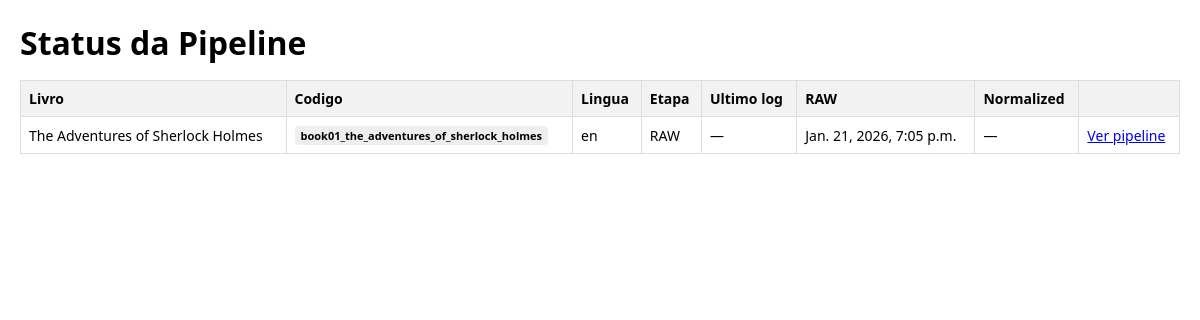
The page /pipeline/jobs/ on the database its author committed.
### editorial/models.py (models this page shows, shortened)
class EditionPipeline(models.Model):
    edition = models.OneToOneField(
        Edition,
        on_delete=models.CASCADE,
        related_name="pipeline",
    )
    core_last_txt_path = models.CharField(max_length=500, blank=True, null=True)
    md_language = models.CharField(max_length=10, blank=True, null=True)
    frontmatter_language = models.CharField(max_length=10, blank=True, null=True)
    frontmatter_locked = models.BooleanField(default=False)
    current_stage = models.CharField(
        max_length=20,
        choices=PipelineStage.choices,
        default=PipelineStage.RAW,
    )
    translation_language = models.CharField(max_length=10, blank=True)
    raw_at = models.DateTimeField(null=True, blank=True)
    normalized_at = models.DateTimeField(null=True, blank=True)
    split_at = models.DateTimeField(null=True, blank=True)
    chunked_at = models.DateTimeField(null=True, blank=True)
    translated_at = models.DateTimeField(null=True, blank=True)
    refined_at = models.DateTimeField(null=True, blank=True)
    merged_at = models.DateTimeField(null=True, blank=True)
    polished_at = models.DateTimeField(null=True, blank=True)
    miolo_md_at = models.DateTimeField(null=True, blank=True)
    final_md_at = models.DateTimeField(null=True, blank=True)
    last_log = models.TextField(blank=True)
    class Meta:
        db_table = "edition_pipeline"

class Edition(models.Model):
    LANGUAGE_CHOICES = [
        ("en", "English"),
        ("pt-br", "Português (Brasil)"),
        ("es", "Español"),
        ("de", "Deutsch"),
    ]
    IMPRINT_CHOICES = [
        ("RinoBooks", "RinoBooks"),
    ]
    SEAL_CHOICES = [
        ("MantaQuest", "MantaQuest"),
    ]
    COUNTRY_CHOICES = [
        ("Brasil", "Brasil"),
        ("Brazil", "Brazil"),
        ("Brazile", "Brazile"),
    ]
    work = models.ForeignKey(
        Work,
        on_delete=models.CASCADE,
        related_name="editions",
    )
    language = models.ForeignKey(
        Language,
        on_delete=models.PROTECT,
        related_name="editions",
    )
    seal = models.ForeignKey(
        Seal,
        on_delete=models.PROTECT,
        related_name="editions",
    )
    main_contributor = models.ForeignKey(
        Contributor,
        on_delete=models.SET_NULL,
        null=True,
        blank=True,
        related_name="editions_main",
    )
    publisher = models.CharField(max_length=255, blank=True)
    edition_year = models.IntegerField(null=True, blank=True)
    raw_source_path = models.CharField(max_length=500, blank=True)
    title = models.CharField(max_length=255, blank=True)
    subtitle = models.CharField(max_length=255, blank=True)
    author = models.CharField(max_length=255, blank=True)
    adapter = models.CharField(max_length=255, blank=True)
    translator = models.CharField(max_length=255, blank=True)
    editor = models.CharField(max_length=255, blank=True)
    about_edition_text = models.TextField(blank=True)
    publication_year = models.IntegerField(default=2026)
    city = models.CharField(max_length=100, default="Rio de Janeiro")
    country = models.CharField(
        max_length=100,
        choices=COUNTRY_CHOICES,
        default="Brasil",
    )
    imprint_name = models.CharField(
        max_length=100,
        choices=IMPRINT_CHOICES,
        default="RinoBooks",
    )
    seal_name = models.CharField(
        max_length=100,
        choices=SEAL_CHOICES,
        default="MantaQuest",
    )
    frontispiece_template = models.TextField(
        default=(
            "{title}\n"
            "by {author}\n"
            "\n"
            "Modern {language} Edition\n"
            "adapted by {adapter}\n"
            "\n"
            "{imprint}\n"
            "{city}, {country} · {year}"
        )
    )
    copyright_template = models.TextField(
        default=(
            "Title\n"
            "{title}\n"
            "Subtitle\n"
            "{subtitle}\n"
            "Author\n"
            "{author}\n"
            "Adapter\n"
            "{adapter}\n"
            "Publication year\n"
            "{year}\n"
            "\n"
            "Copyright © {year} {author}.\n"
            "Public Domain in the United States and other territories.\n"
            "\n"
            "This modern version of *{title}* was produced under the {imprint} imprint.\n"
            "{imprint} is a registered trademark of RinoBooks.\n"
            "\n"
            "Publisher: {publisher}\n"
            "All rights reserved © RinoBooks.\n"
            "{city}, {country} — {year}\n"
        )
    )
    about_edition_template = models.TextField(blank=True)
    about_contributor_template = models.TextField(blank=True)
    cover_filepath = models.CharField(
        max_length=500,
        blank=True,
        default="",
        help_text="Path inside the project (e.g., data/covers/book_0001/en/cover.jpg).",
    )
    language_code = models.CharField(
        max_length=10,
        choices=LANGUAGE_CHOICES,
        default="en",
    )
    lock_translate = models.BooleanField(default=False)
    lock_refine = models.BooleanField(default=False)
    lock_polish = models.BooleanField(default=False)
    miolo_source_stage = models.CharField(
        max_length=20,
        blank=True,
        default="",
        choices=[
            ("", "AUTO"),
            ("translate", "translate"),
            ("refine", "refine"),
            ("polish", "polish"),
        ],
    )
    created_at = models.DateTimeField(auto_now_add=True)
    updated_at = models.DateTimeField(auto_now=True)
    class Meta:
        db_table = "edition"
        unique_together = [("work", "language", "seal")]

class Work(models.Model):
    code = models.SlugField(unique=True)
    title = models.CharField(max_length=255)
    original_language = models.ForeignKey(
        Language,
        on_delete=models.PROTECT,
        related_name="works_original",
    )
    author = models.ForeignKey(
        Contributor,
        on_delete=models.PROTECT,
        related_name="works_as_author",
    )
    publisher = models.CharField(max_length=255, blank=True)
    year = models.IntegerField(null=True, blank=True)
    is_public_domain = models.BooleanField(default=True)
    class Meta:
        db_table = "work"

class Language(models.Model):
    code = models.CharField(max_length=10, unique=True)
    name = models.CharField(max_length=100)
    native_name = models.CharField(max_length=100)
    is_active = models.BooleanField(default=True)
    class Meta:
        db_table = "language"

### pipeline/views.py (the view)
# urls.py: path("jobs/", views.pipeline_jobs, name="pipeline_jobs"),
def pipeline_jobs(request):
    pipelines = EditionPipeline.objects.select_related("edition__work", "edition__language").order_by("-id")
    return render(request, "pipeline/jobs.html", {"pipelines": pipelines})

### pipeline/templates/pipeline/jobs.html (shortened to what this page needs)
<!DOCTYPE html>
<html lang="pt-br">
<head>
</head>
<body>
  <h1>Status da Pipeline</h1>
  <table>
    <thead>
      <tr>
        <th>Livro</th>
        <th>Codigo</th>
        <th>Lingua</th>
        <th>Etapa</th>
        <th>Ultimo log</th>
        <th>RAW</th>
        <th>Normalized</th>
        <th></th>
      </tr>
    </thead>
    <tbody>
      {% for pipeline in pipelines %}
      <tr>
        <td>{{ pipeline.edition.work.title }}</td>
        <td><span class="badge">{{ pipeline.edition.work.code }}</span></td>
        <td>{{ pipeline.edition.language.code }}</td>
        <td>{{ pipeline.current_stage }}</td>
        <td>{{ pipeline.last_log|default:"—" }}</td>
        <td>{{ pipeline.raw_at|default:"—" }}</td>
        <td>{{ pipeline.normalized_at|default:"—" }}</td>
        <td>
          <a href="{% url 'edition_steps' edition_id=pipeline.edition.id %}">Ver pipeline</a>
        </td>
      </tr>
      {% empty %}
      <tr>
        <td colspan="8">Nenhuma pipeline registrada ainda.</td>
      </tr>
      {% endfor %}
    </tbody>
  </table>
</body>
</html>

### pipeline/templates/pipeline/jobs.html (style rules this page uses)
body { font-family: system-ui, -apple-system, BlinkMacSystemFont, "Segoe UI", sans-serif; margin: 20px; }
h1 { margin-bottom: 16px; }
table { border-collapse: collapse; width: 100%; }
th, td { border: 1px solid #ddd; padding: 8px; font-size: 14px; }
th { background: #f2f2f2; text-align: left; }
.badge { display: inline-block; padding: 2px 6px; border-radius: 4px; font-size: 11px; font-weight: 600; background: #eee; }

### rows shown on the page
EditionPipeline: edition.work "The Adventures of Sherlock Holmes", edition.work.code "book01_the_adventures_of_sherlock_holmes", edition.language.code "en", current_stage "RAW", last_log "—", raw_at "Jan. 21, 2026, 7:05 p.m.", normalized_at "—"
